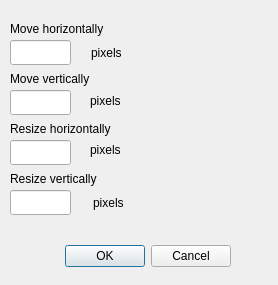
<?xml version="1.0" encoding="UTF-8"?>
<ui version="4.0">
 <class>Dialog_move_resize_rect</class>
 <widget class="QDialog" name="Dialog_move_resize_rect">
  <property name="geometry">
   <rect>
    <x>0</x>
    <y>0</y>
    <width>278</width>
    <height>285</height>
   </rect>
  </property>
  <property name="windowTitle">
   <string>Move and Resize</string>
  </property>
  <widget class="QDialogButtonBox" name="buttonBox">
   <property name="geometry">
    <rect>
     <x>30</x>
     <y>240</y>
     <width>201</width>
     <height>32</height>
    </rect>
   </property>
   <property name="orientation">
    <enum>Qt::Horizontal</enum>
   </property>
   <property name="standardButtons">
    <set>QDialogButtonBox::Cancel|QDialogButtonBox::Ok</set>
   </property>
  </widget>
  <widget class="QLabel" name="label">
   <property name="geometry">
    <rect>
     <x>10</x>
     <y>20</y>
     <width>201</width>
     <height>17</height>
    </rect>
   </property>
   <property name="text">
    <string>Move horizontally</string>
   </property>
  </widget>
  <widget class="QLabel" name="label_2">
   <property name="geometry">
    <rect>
     <x>10</x>
     <y>70</y>
     <width>201</width>
     <height>17</height>
    </rect>
   </property>
   <property name="text">
    <string>Move vertically</string>
   </property>
  </widget>
  <widget class="QLabel" name="label_3">
   <property name="geometry">
    <rect>
     <x>10</x>
     <y>120</y>
     <width>201</width>
     <height>17</height>
    </rect>
   </property>
   <property name="text">
    <string>Resize horizontally</string>
   </property>
  </widget>
  <widget class="QLabel" name="label_4">
   <property name="geometry">
    <rect>
     <x>10</x>
     <y>170</y>
     <width>201</width>
     <height>17</height>
    </rect>
   </property>
   <property name="text">
    <string>Resize vertically</string>
   </property>
  </widget>
  <widget class="QLineEdit" name="lineEdit_move_horizontal">
   <property name="geometry">
    <rect>
     <x>10</x>
     <y>40</y>
     <width>61</width>
     <height>25</height>
    </rect>
   </property>
  </widget>
  <widget class="QLineEdit" name="lineEdit_move_vetical">
   <property name="geometry">
    <rect>
     <x>10</x>
     <y>90</y>
     <width>61</width>
     <height>25</height>
    </rect>
   </property>
  </widget>
  <widget class="QLineEdit" name="lineEdit_resize_horizontal">
   <property name="geometry">
    <rect>
     <x>10</x>
     <y>140</y>
     <width>61</width>
     <height>25</height>
    </rect>
   </property>
  </widget>
  <widget class="QLineEdit" name="lineEdit_resize_vertical">
   <property name="geometry">
    <rect>
     <x>10</x>
     <y>190</y>
     <width>61</width>
     <height>25</height>
    </rect>
   </property>
  </widget>
  <widget class="QLabel" name="label_5">
   <property name="geometry">
    <rect>
     <x>91</x>
     <y>44</y>
     <width>67</width>
     <height>17</height>
    </rect>
   </property>
   <property name="text">
    <string>pixels</string>
   </property>
  </widget>
  <widget class="QLabel" name="label_6">
   <property name="geometry">
    <rect>
     <x>90</x>
     <y>92</y>
     <width>67</width>
     <height>17</height>
    </rect>
   </property>
   <property name="text">
    <string>pixels</string>
   </property>
  </widget>
  <widget class="QLabel" name="label_7">
   <property name="geometry">
    <rect>
     <x>90</x>
     <y>141</y>
     <width>67</width>
     <height>17</height>
    </rect>
   </property>
   <property name="text">
    <string>pixels</string>
   </property>
  </widget>
  <widget class="QLabel" name="label_8">
   <property name="geometry">
    <rect>
     <x>93</x>
     <y>194</y>
     <width>67</width>
     <height>17</height>
    </rect>
   </property>
   <property name="text">
    <string>pixels</string>
   </property>
  </widget>
 </widget>
 <tabstops>
  <tabstop>buttonBox</tabstop>
 </tabstops>
 <resources/>
 <connections>
  <connection>
   <sender>buttonBox</sender>
   <signal>accepted()</signal>
   <receiver>Dialog_move_resize_rect</receiver>
   <slot>accept()</slot>
   <hints>
    <hint type="sourcelabel">
     <x>248</x>
     <y>254</y>
    </hint>
    <hint type="destinationlabel">
     <x>157</x>
     <y>274</y>
    </hint>
   </hints>
  </connection>
  <connection>
   <sender>buttonBox</sender>
   <signal>rejected()</signal>
   <receiver>Dialog_move_resize_rect</receiver>
   <slot>reject()</slot>
   <hints>
    <hint type="sourcelabel">
     <x>316</x>
     <y>260</y>
    </hint>
    <hint type="destinationlabel">
     <x>286</x>
     <y>274</y>
    </hint>
   </hints>
  </connection>
 </connections>
</ui>
